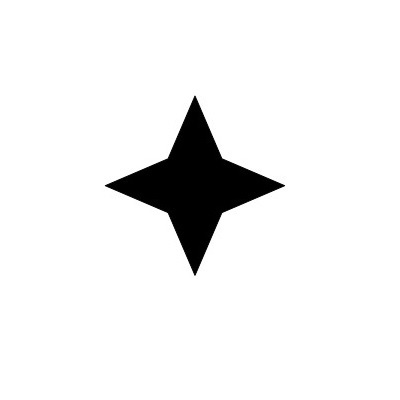
#> input picture HACKED_FOLDER/Files_Desktop/AllFiles/UdemyCVFiles/images/4star.jpg, 400 x 400 px, given in place of the camera
$ jupyter execute --allow-errors RotatePlay.ipynb   (shell and % lines are left out)   (Python 2 division)
#> lines starting #> are read from the running program, lines starting #| are printed output that depends on the picture; after the words box and inside, x2 and y2 are one past the last pixel; in counts of white or black regions, pixels touching at a corner belong together
[cell 1]
import cv2
import numpy as np

[cell 2]
square = np.zeros((300,300), np.uint8)

[cell 3]
cv2.rectangle(square, (50,50), (250,250), 255, 1)
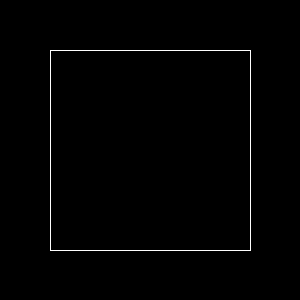
#> square: shape (300, 300); 0.89% white in thin lines or dots, all inside (x1, y1, x2, y2) = (50, 50, 251, 251)

[cell 4]
cv2.imshow('Square', square)
cv2.waitKey(0)
cv2.destroyAllWindows()

[cell 5]
ellipse = np.zeros((300,300), np.uint8)
cv2.ellipse(ellipse, (150,150), (130,60), 0, 90, 450, 255, 5)
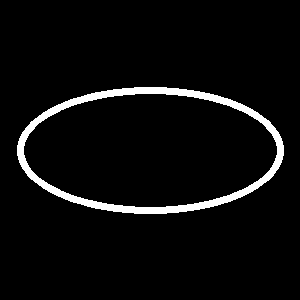
#> ellipse: shape (300, 300); 4.8% white; 1 white region, box (x1, y1, x2, y2) and area: (17, 87, 284, 214) 4296
#> further down, frame is the input picture: shape (400, 400, 3); min 0, max 255, mean 239.2
cv2.imshow('Ellipse', ellipse)
cv2.waitKey(100)
cv2.destroyAllWindows()

[cell 6]
cap = cv2.VideoCapture(0)

grayturn = False
import time

begin = time.time()
#> (the rest of this cell did not finish here and is left out)

[cell 7]
import time
import cv2
import numpy as np
import sys

def rotate(images, deg):
    rotatedImages = []
    for image in images:
        height, width = image.shape[:2]
        rotMatrix = cv2.getRotationMatrix2D((width/2, height/2), deg, 1)
        rotatedImage = cv2.warpAffine(image, rotMatrix, (width, height))
        rotatedImages.append(rotatedImage)
    return rotatedImages

grayturn = False

begin = time.time()
cap = cv2.VideoCapture(0)

deg = 0
intensity = 40
isAdd = True

while True:
    _, frame = cap.read()
    B, G, R = cv2.split(frame)

    zeros = np.zeros(frame.shape[:2], np.uint8)

    blue = cv2.resize(cv2.merge([B+intensity, zeros, zeros]), None, fx=0.25, fy=0.25)
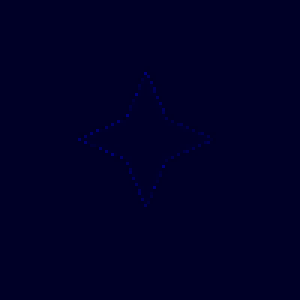
#> blue: shape (100, 100, 3) (shown 3 times larger); mean of channels 0, 1, 2 39.4, 0, 0; drawn as B, G, R
    green = cv2.resize(cv2.merge([zeros, G+intensity, zeros]), None, fx=0.25, fy=0.25)
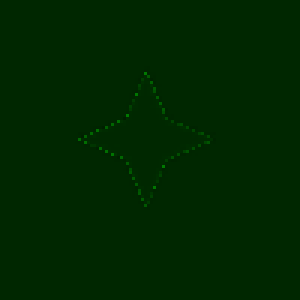
#> green: shape (100, 100, 3) (shown 3 times larger); mean of channels 0, 1, 2 0, 39.4, 0; drawn as B, G, R
    red = cv2.resize(cv2.merge([zeros, zeros, R+intensity]), None, fx=0.25, fy=0.25)
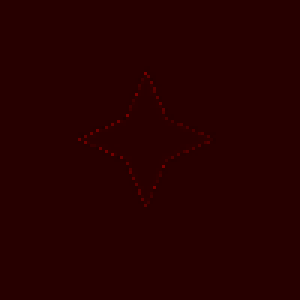
#> red: shape (100, 100, 3) (shown 3 times larger); mean of channels 0, 1, 2 0, 0, 39.4; drawn as B, G, R
    rotatedImages = rotate([blue, green, red], deg)
#> the loop in rotate, `for image in images:` made 3 passes
#> after the loop in rotate, `for image in images:`: rotatedImages = 3 items
#> rotatedImages = 3 items
    for i, img in enumerate(rotatedImages):
        cv2.imshow(str(i), img)
#> this loop made 3 passes
    key = cv2.waitKey(1)
#> (key q is pressed here)
    if key == ord('m'):
        break
    if intensity == 0:
        isAdd = True
    if intensity == 255:
        isAdd = False
    if isAdd:
        intensity += 1
    else:
        intensity -= 1

cap.release()
